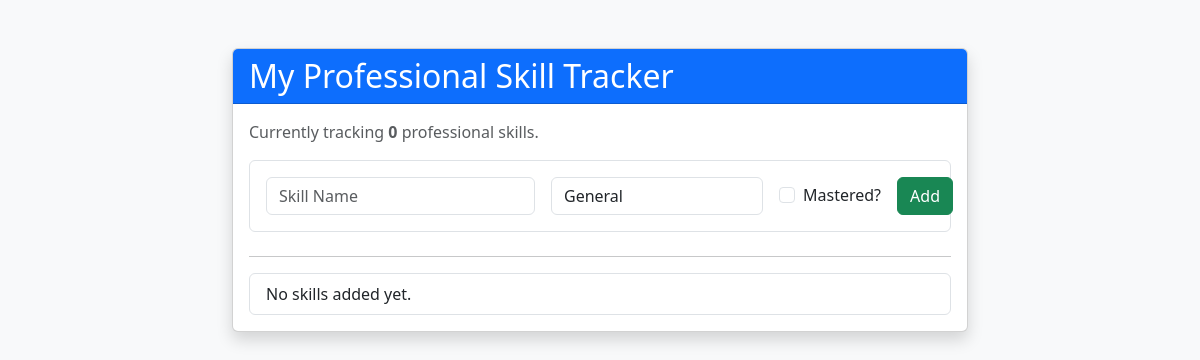
The app's page /, older data.
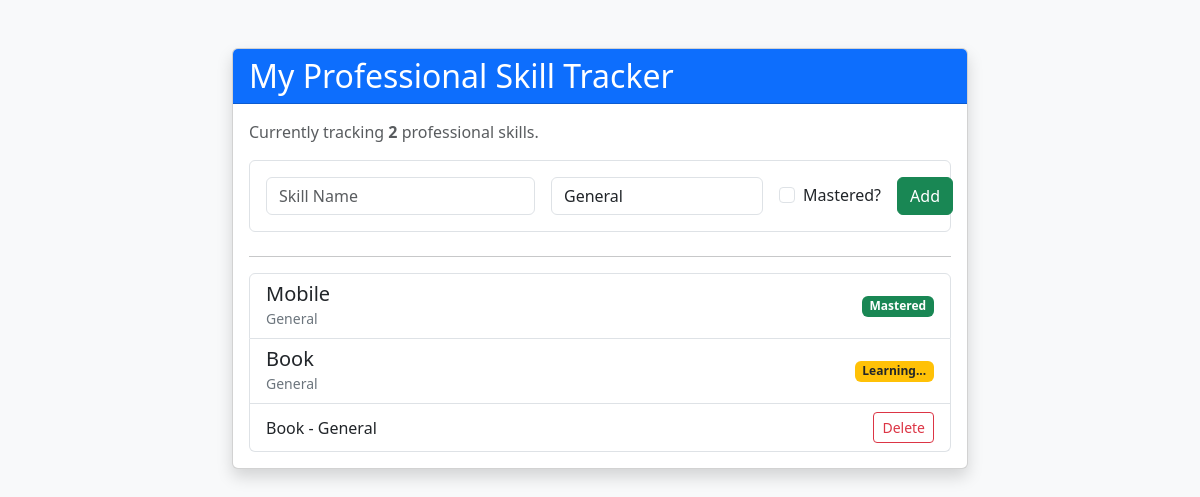
The same page, newer data.
### tracker/models.py (models this page shows, shortened)
class Skill(models.Model):
    name = models.CharField(max_length=100)
    category = models.CharField(max_length=50, default='General')
    is_learned = models.BooleanField(default=False)
    priority = models.IntegerField(default=1)
    class Meta:
        ordering = ['-id']

### tracker/views.py (the view)
# urls.py: path('', skill_list, name='home'),
def skill_list(request):
    if request.method == "POST":
        form = SkillForm(request.POST)
        if form.is_valid():
            form.save()  # Save the new skill to the database!
            return redirect('home')  # Refresh the page to show the new skill
    all_skills = Skill.objects.all()
    form = SkillForm()
    return render(request, 'tracker/skill_list.html', {
        'skills': all_skills,
        'form': form
    })

### tracker/forms.py
class SkillForm(forms.ModelForm):
    class Meta:  # This must be indented!
        model = Skill
        fields = ['name', 'category', 'is_learned']
        widgets = {
            'name': forms.TextInput(attrs={'class': 'form-control', 'placeholder': 'Skill Name'}),
            'category': forms.TextInput(attrs={'class': 'form-control', 'placeholder': 'e.g. Backend'}),
            'is_learned': forms.CheckboxInput(attrs={'class': 'form-check-input'}),
        }

### tracker/templates/tracker/skill_list.html (shortened to what this page needs)
<!DOCTYPE html>
<html lang="en">
<head>
  <link href="https://cdn.jsdelivr.net/npm/bootstrap@5.3.0/dist/css/bootstrap.min.css" rel="stylesheet">
</head>
<body class="bg-light">
  <div class="container mt-5">
    <div class="row justify-content-center">
      <div class="col-md-8">
        <div class="card shadow">
          <div class="card-header bg-primary text-white">
            <h2 class="mb-0">My Professional Skill Tracker</h2>
          </div>
          <div class="card-body">
            <p class="text-muted">Currently tracking <strong>{{ skills.count }}</strong> professional skills.</p>
            <form method="POST" class="mb-4 p-3 border rounded bg-white">
              {% csrf_token %} <div class="row g-3">
                <div class="col-md-5">
                  {{ form.name }}
                </div>
                <div class="col-md-4">
                  {{ form.category }}
                </div>
                <div class="col-md-3 d-flex align-items-center">
                  <div class="form-check me-3">
                    {{ form.is_learned }}
                    <label class="form-check-label">Mastered?</label>
                  </div>
                  <button type="submit" class="btn btn-success w-100">Add</button>
                </div>
              </div>
            </form>
            <hr>
            <ul class="list-group">
              {% for skill in skills %}
              <li class="list-group-item d-flex justify-content-between align-items-center">
                <div>
                  <h5 class="mb-0">{{ skill.name }}</h5>
                  <small class="text-secondary">{{ skill.category }}</small>
                </div>
                {% if skill.is_learned %}
                <span class="badge bg-success">Mastered</span>
                {% else %}
                <span class="badge bg-warning text-dark">Learning...</span>
              <li class="list-group-item d-flex justify-content-between align-items-center">
                {{ skill.name }} - {{ skill.category }}
                <a href="{% url 'delete_skill' skill.id %}" class="btn btn-sm btn-outline-danger">Delete</a>
              </li>
              {% endif %}
              </li>
              {% empty %}
              <li class="list-group-item">No skills added yet.</li>
              {% endfor %}
            </ul>
          </div>
        </div>
      </div>
    </div>
  </div>
</body>
</html>

Row changes from the older to the newer data that the page shows:
added Skill: name "Mobile", category "General", is_learned "Mastered"
added Skill: name "Book", category "General"
Text that changed along with them:
{{ skills.count }}: "0" → "2"
text no longer shown: "No skills added yet."
